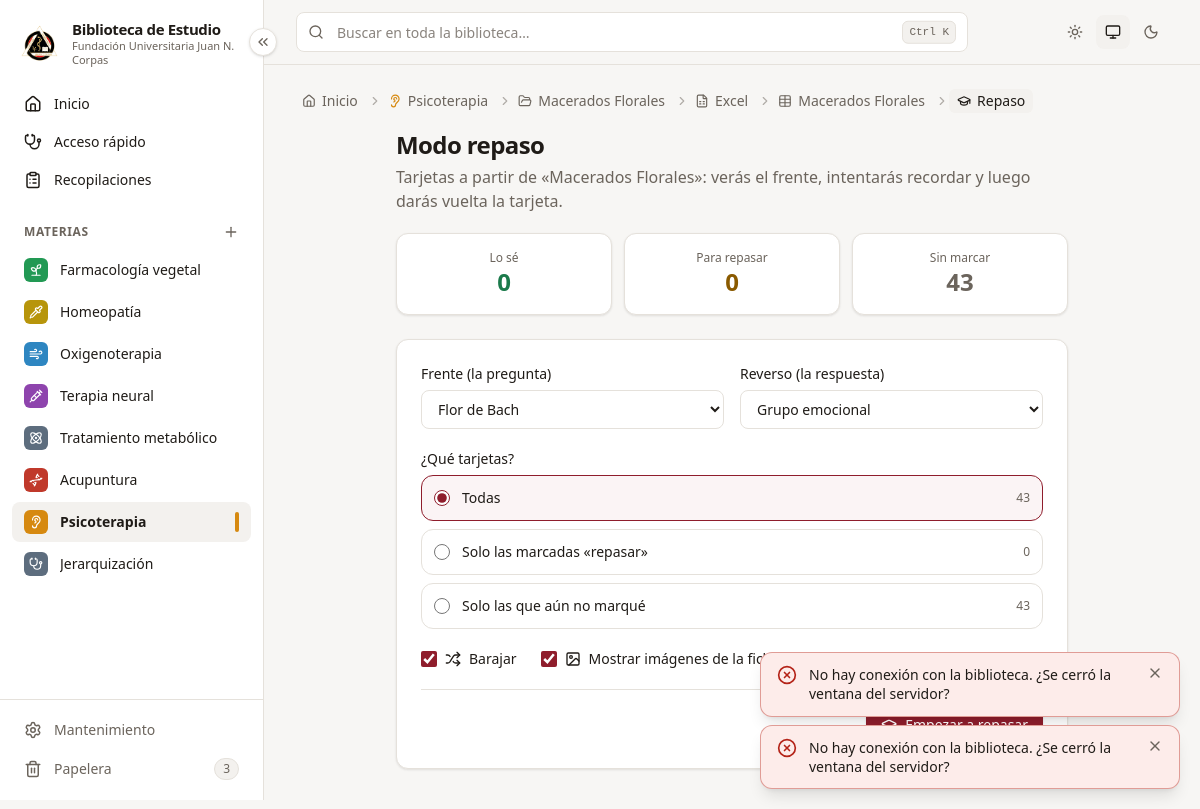
The app's page /tablas/1/repaso with its own data.
### tables this page shows
CREATE TABLE materias (
        id           INTEGER PRIMARY KEY,
        nombre       TEXT    NOT NULL,
        slug         TEXT    NOT NULL,
        descripcion  TEXT    NOT NULL DEFAULT '',
        color        TEXT    NOT NULL,
        icono        TEXT    NOT NULL,
        orden        INTEGER NOT NULL DEFAULT 0,
        archivada    INTEGER NOT NULL DEFAULT 0,
        papelera_id  INTEGER,
        creado       TEXT    NOT NULL,
        actualizado  TEXT    NOT NULL
    , oculta INTEGER NOT NULL DEFAULT 0, en_busqueda INTEGER NOT NULL DEFAULT 1);

CREATE TABLE componentes (
        id           INTEGER PRIMARY KEY,
        materia_id   INTEGER NOT NULL REFERENCES materias(id) ON DELETE CASCADE,
        padre_id     INTEGER REFERENCES componentes(id) ON DELETE CASCADE,
        nombre       TEXT    NOT NULL,
        slug         TEXT    NOT NULL,
        descripcion  TEXT    NOT NULL DEFAULT '',
        tipos        TEXT    NOT NULL DEFAULT '[]',
        orden        INTEGER NOT NULL DEFAULT 0,
        papelera_id  INTEGER,
        creado       TEXT    NOT NULL,
        actualizado  TEXT    NOT NULL
    );

CREATE TABLE tablas (
        id                INTEGER PRIMARY KEY,
        componente_id     INTEGER NOT NULL REFERENCES componentes(id) ON DELETE CASCADE,
        nombre            TEXT    NOT NULL,
        archivo           TEXT    NOT NULL,      -- relativo a la carpeta del componente: "excel/Atlas.xlsx"
        archivo_original  TEXT    NOT NULL,
        hoja              TEXT,                  -- NULL en CSV
        fila_encabezado   INTEGER NOT NULL,
        dos_filas         INTEGER NOT NULL DEFAULT 0,
        columnas          TEXT    NOT NULL,      -- JSON [{"clave","nombre","origen","ancho"}]
        columna_titulo    TEXT    NOT NULL,      -- clave de la columna título
        columna_clave     TEXT,                  -- clave para emparejar al actualizar (NULL = la del título)
        hash              TEXT    NOT NULL,
        orden             INTEGER NOT NULL DEFAULT 0,
        papelera_id       INTEGER,
        creado            TEXT    NOT NULL,
        actualizado       TEXT    NOT NULL
    );

### app/routers/extras.py (the view)
@router.get("/tablas/{tabla_id}/repaso")
def configurar_repaso(request: Request, tabla_id: int, con: sqlite3.Connection = Depends(obtener_db)):
    t = tab.obtener(con, tabla_id)
    comp = bib.obtener_componente(con, t.componente_id)
    otras = [c["clave"] for c in t.columnas if c["clave"] != t.columna_titulo]
    return pagina(request, con, "paginas/repaso_configurar.html", tabla=t, resumen=repaso.resumen(con, t.id),
                  cuales=repaso.CUALES, frente=t.columna_titulo, reverso=otras[0] if otras else "",
                  materia_activa=comp.materia_id,
                  migas=_migas_componente(con, comp.id, "excel") + [{"texto": t.nombre, "url": f"/tablas/{t.id}", "icono": "table"},
                                                                    {"texto": "Repaso", "icono": "graduation-cap"}])

### app/templates/paginas/repaso_configurar.html (shortened to what this page needs)
{% extends "base.html" %}
{% from "macros.html" import icono %}
{% block contenido %}
<div class="mx-auto max-w-2xl">
  <h1 class="text-2xl font-bold tracking-tight">Modo repaso</h1>
  <p class="mt-1 text-tenue">Tarjetas a partir de «{{ tabla.nombre }}»: verás el frente, intentarás recordar y luego darás vuelta la tarjeta.</p>
  <dl class="mt-5 grid grid-cols-3 gap-3">
    {% for valor, nombre, color in [(resumen.lo_se, "Lo sé", "text-exito"), (resumen.repasar, "Para repasar", "text-alerta"), (resumen.sin_marcar, "Sin marcar", "text-tenue")] %}
    <div class="tarjeta p-4 text-center"><dt class="text-xs text-tenue">{{ nombre }}</dt><dd class="text-2xl font-bold {{ color }}">{{ valor }}</dd></div>
    {% endfor %}
  </dl>
  <form action="/tablas/{{ tabla.id }}/repaso/sesion" method="get" class="tarjeta mt-6 flex flex-col gap-5 p-6">
    <div class="grid gap-4 sm:grid-cols-2">
      <div><label class="etiqueta" for="r-frente">Frente (la pregunta)</label>
        <select id="r-frente" name="frente" class="campo">
          {% for c in tabla.columnas %}<option value="{{ c.clave }}" {{ "selected" if c.clave == frente }}>{{ c.nombre }}</option>{% endfor %}
        </select></div>
      <div><label class="etiqueta" for="r-reverso">Reverso (la respuesta)</label>
        <select id="r-reverso" name="reverso" class="campo">
          {% for c in tabla.columnas %}<option value="{{ c.clave }}" {{ "selected" if c.clave == reverso }}>{{ c.nombre }}</option>{% endfor %}
        </select></div>
    </div>
    <fieldset>
      <legend class="etiqueta">¿Qué tarjetas?</legend>
      <div class="flex flex-col gap-2">
        {% for id, nombre in cuales.items() %}
        <label class="flex cursor-pointer items-center gap-3 rounded-xl border border-borde p-3 text-sm has-[:checked]:border-marca has-[:checked]:bg-marca-suave/50">
          <input type="radio" name="cuales" value="{{ id }}" class="size-4 accent-[var(--marca)]" {{ "checked" if loop.first }}>{{ nombre }}
          <span class="ml-auto text-xs text-tenue">{{ resumen.total if id == "todas" else resumen.repasar if id == "repasar" else resumen.sin_marcar }}</span>
        </label>
        {% endfor %}
      </div>
    </fieldset>
    <div class="flex flex-wrap gap-x-6 gap-y-2 text-sm">
      <label class="flex cursor-pointer items-center gap-2"><input type="checkbox" name="barajar" value="true" checked class="size-4 accent-[var(--marca)]">{{ icono("shuffle", "size-4") }}Barajar</label>
      <label class="flex cursor-pointer items-center gap-2"><input type="checkbox" name="imagenes" value="true" checked class="size-4 accent-[var(--marca)]">{{ icono("image", "size-4") }}Mostrar imágenes de la ficha en el reverso</label>
    </div>
    <div class="flex flex-wrap items-center justify-between gap-3 border-t border-borde pt-4">
      <button class="btn-primario">{{ icono("graduation-cap") }}Empezar a repasar</button>
    </div>
  </form>
</div>
{% endblock %}

### app/templates/macros.html (shortened to what this page needs)
{% macro icono(nombre, clase="size-4") -%}
<svg class="ic {{ clase }}" aria-hidden="true"><use href="{{ SPRITE }}#{{ nombre }}"/></svg>
{%- endmacro %}
{% macro migas(items) -%}
{% if items %}
{% set total = items|length %}
<nav aria-label="Ruta" class="mb-4 text-sm text-tenue" x-data="{ todo: false }">
  <ol class="flex flex-wrap items-center gap-x-1 gap-y-1">
    <li class="flex items-center">
      <a href="/" class="inline-flex items-center gap-1.5 rounded-md px-1.5 py-0.5 hover:bg-superficie-2 hover:text-texto">{{ icono("house", "size-3.5") }}<span class="sr-only sm:not-sr-only">Inicio</span></a>
    </li>
    {% for m in items %}
    {% set intermedio = total > 2 and not loop.last and loop.index < total - 1 %}
    {% set texto = m.texto.split("\n")[0]|truncate(60, true, "…") %}
    <li class="{{ 'hidden sm:flex' if intermedio else 'flex' }} min-w-0 items-center" {% if intermedio %}:class="todo && '!flex'"{% endif %}>
      {{ icono("chevron-right", "size-3.5 shrink-0 opacity-50") }}
      {% if m.url %}
      <a href="{{ m.url }}" title="{{ m.texto }}"
         class="inline-flex max-w-[16rem] items-center gap-1.5 rounded-md px-1.5 py-0.5 hover:bg-superficie-2 hover:text-texto">{{ contenido }}</a>
      {% else %}
      <span class="inline-flex max-w-[22rem] items-center gap-1.5 rounded-md bg-superficie-2 px-2 py-0.5 font-medium text-texto"
            aria-current="page" title="{{ m.texto }}">{{ contenido }}</span>
      {% endif %}
    </li>
    {% endfor %}
  </ol>
</nav>
{% endif %}
{%- endmacro %}

### app/templates/parciales/barra_lateral.html (shortened to what this page needs)
{% from "macros.html" import icono %}
<aside class="barra-lateral sticky top-0 z-30 hidden h-screen shrink-0 flex-col border-r border-borde bg-superficie lg:flex" aria-label="Menú principal">
  <button type="button" class="boton-plegar absolute -right-3.5 top-7 z-10 grid size-7 place-items-center rounded-full border border-borde bg-superficie text-tenue shadow-sm hover:border-marca hover:text-marca"
          x-data @click="$store.menu.alternar()" :title="$store.menu.plegado ? 'Desplegar menú' : 'Replegar menú'"
          :aria-label="$store.menu.plegado ? 'Desplegar menú' : 'Replegar menú'">
    {{ icono("chevrons-left", "size-4 transition-transform") }}
  </button>
  <a href="/" class="item-menu flex items-center gap-3 px-5 pb-5 pt-5">
    <img src="/static/marca/logo-corpas.png" alt="Escudo de la {{ INSTITUCION }}" class="size-10 shrink-0 object-contain">
    <span class="solo-desplegado leading-tight">
      <strong class="block text-[15px] tracking-tight">{{ NOMBRE_APP }}</strong>
      <span class="block text-[11px] text-tenue">{{ INSTITUCION }}</span>
    </span>
  </a>
  <nav class="flex min-h-0 flex-1 flex-col gap-0.5 overflow-y-auto px-3 pb-3">
    {% set en_inicio = request.url.path == "/" %}
    <a href="/" title="Inicio" class="item-menu flex items-center gap-3 rounded-lg px-3 py-2 text-sm font-medium {{ 'bg-marca-suave text-marca' if en_inicio else 'text-texto hover:bg-superficie-2' }}">
      {{ icono("house", "size-[18px]") }}<span class="solo-desplegado">Inicio</span>
    </a>
    {% if ACCESO_RAPIDO_ACTIVO %}
    {% set en_dx = request.url.path.startswith("/acceso-rapido") %}
    <a href="/acceso-rapido" title="Acceso rápido por síntomas" class="item-menu flex items-center gap-3 rounded-lg px-3 py-2 text-sm font-medium {{ 'bg-marca-suave text-marca' if en_dx else 'text-texto hover:bg-superficie-2' }}">
      {{ icono("stethoscope", "size-[18px]") }}<span class="solo-desplegado">Acceso rápido</span>
    </a>
    {% endif %}
    {% set en_recop = request.url.path.startswith("/recopilaciones") %}
    <a href="/recopilaciones" title="Recopilaciones" class="item-menu flex items-center gap-3 rounded-lg px-3 py-2 text-sm font-medium {{ 'bg-marca-suave text-marca' if en_recop else 'text-texto hover:bg-superficie-2' }}">
      {{ icono("clipboard-list", "size-[18px]") }}<span class="solo-desplegado">Recopilaciones</span>
    </a>
    <div class="solo-desplegado mt-5 mb-1 flex items-center justify-between px-3">
      <span class="titulo-seccion">Materias</span>
      <button type="button" class="-mr-1 rounded-md p-1 text-tenue hover:bg-superficie-2 hover:text-marca" title="Nueva materia" aria-label="Nueva materia"
              hx-get="/materias/nueva" hx-target="#modal">{{ icono("plus") }}</button>
    </div>
    {% for m in materias_menu %}
      {% set activa = materia_activa|default(None) == m.id %}
      <a href="/materias/{{ m.id }}" title="{{ m.nombre }}"
         class="item-menu group flex items-center gap-3 rounded-lg px-3 py-2 text-sm {{ 'bg-superficie-2 font-semibold text-texto' if activa else 'text-texto hover:bg-superficie-2' }}">
        <span class="grid size-6 shrink-0 place-items-center rounded-md text-white" style="background: {{ m.color_hex }}">{{ icono(m.icono, "size-3.5") }}</span>
        <span class="solo-desplegado min-w-0 flex-1 truncate">{{ m.nombre }}</span>
        {% if activa %}<span class="solo-desplegado h-5 w-1 rounded-full" style="background: {{ m.color_hex }}"></span>{% endif %}
      </a>
    {% else %}
      <p class="solo-desplegado px-3 py-2 text-xs text-tenue">Aún no hay materias.</p>
    {% endfor %}
  </nav>
  <div class="flex flex-col gap-0.5 border-t border-borde p-3">
    <a href="/mantenimiento" title="Mantenimiento y respaldos"
       class="item-menu flex items-center gap-3 rounded-lg px-3 py-2 text-sm {{ 'bg-superficie-2 font-semibold' if request.url.path == '/mantenimiento' else 'text-tenue hover:bg-superficie-2 hover:text-texto' }}">
      {{ icono("settings", "size-[18px]") }}<span class="solo-desplegado flex-1">Mantenimiento</span>
    </a>
    <a href="/papelera" title="Papelera"
       class="item-menu flex items-center gap-3 rounded-lg px-3 py-2 text-sm {{ 'bg-superficie-2 font-semibold' if request.url.path == '/papelera' else 'text-tenue hover:bg-superficie-2 hover:text-texto' }}">
      {{ icono("trash-2", "size-[18px]") }}<span class="solo-desplegado flex-1">Papelera</span>
      {% if en_papelera %}<span class="solo-desplegado chip px-2">{{ en_papelera }}</span>{% endif %}
    </a>
  </div>
</aside>

### records on screen
materias: nombre "Farmacología vegetal"
materias: nombre "Homeopatía"
materias: nombre "Oxigenoterapia"
materias: nombre "Terapia neural"
materias: nombre "Tratamiento metabólico"
materias: nombre "Acupuntura"
materias: nombre "Psicoterapia", contenido "Psicoterapia"
materias: nombre "Jerarquización"
componentes: nombre "Macerados Florales"
tablas: contenido "Macerados Florales", nombre "Macerados Florales"

### other values on screen
{{ NOMBRE_APP }} "Biblioteca de Estudio"
{{ INSTITUCION }} "Fundación Universitaria Juan N. Corpas"
{{ en_papelera }} "3"
{{ contenido }} "Excel"
{{ contenido }} "Repaso"
{{ nombre }} "Lo sé" "Para repasar" "Sin marcar"
{{ valor }} "0" "0" "43"
{{ nombre }} "Todas" "Solo las marcadas «repasar»" "Solo las que aún no marqué"
form field frente "Flor de Bach"
form field reverso "Grupo emocional"
